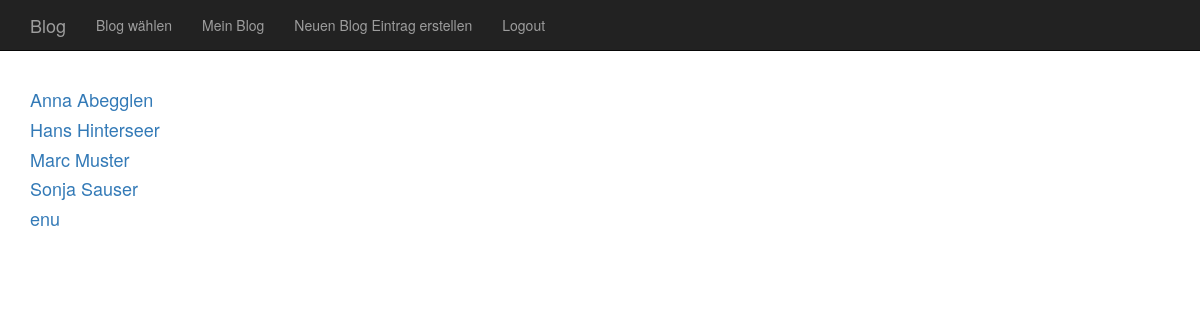
/index.php?function=blogs&bid=0 (signed in), run on the app's committed database.
### tables this page shows
CREATE TABLE "user" (
	`uid`	INTEGER PRIMARY KEY AUTOINCREMENT,
	`name`	TEXT,
	`email`	TEXT NOT NULL UNIQUE,
	`password`	TEXT NOT NULL,
	`role`	INTEGER NOT NULL
);

### include/functions_db.php (called while the page is built, shortened)
<?php
function getUserNames() {
    $alle = [];
    $db = getValue('cfg_db');
    $users = $db->query("SELECT uid, name, email FROM user ORDER BY name, email");
    while ($user = $users->fetchArray()) {
        $alle[] = $user;
    }
    return $alle;
}
?>

### blogs.php (the view)
<?php
    require_once 'include/functions.php';
    foreach (getUserNames() as $user){
        if ($_GET['bid'] == $user[0]) {
            echo "<div><a href='index.php?function=entriesPublic&bid=$user[0]' id='$user[0]' title='Blog von $user[1] auswählen'><u><h4>$user[1]</h4></u></a></div>";
        } else {
        echo "<div><a href='index.php?function=entriesPublic&bid=$user[0]' id='$user[0]' title='Blog von $user[1] auswählen'><h4>$user[1]</h4></a></div>";
        }
    }
?>

### data on the page
user: name "Anna Abegglen"
user: name "Hans Hinterseer"
user: name "Marc Muster"
user: name "Sonja Sauser"
user: name "enu"

### other printed values
getMenuTitle($blogId) "Blog"
